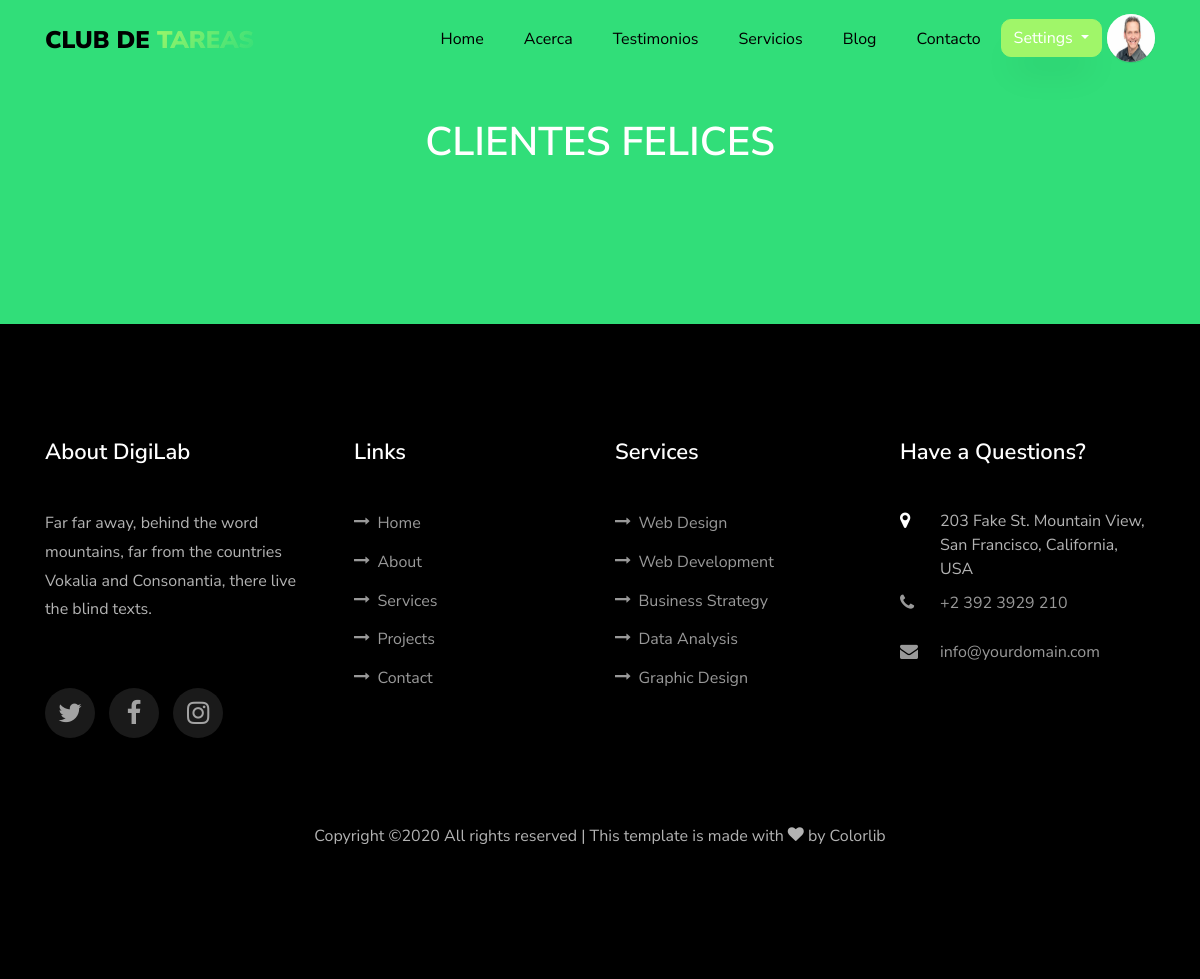
The app's page /testimony/ (signed in), older data.
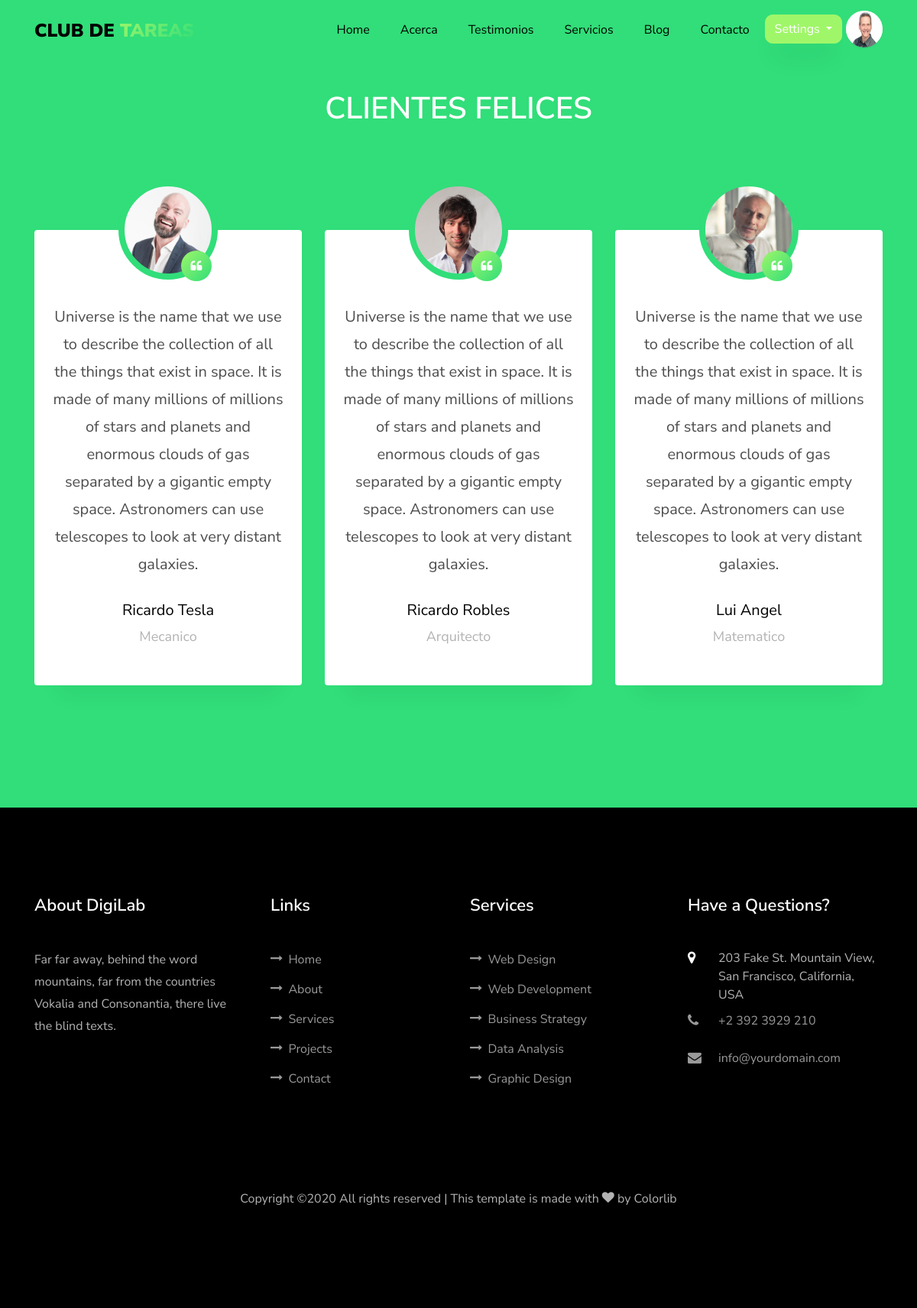
The same page, newer data.
### usuario/models.py (models this page shows, shortened)
class Usuario(AbstractBaseUser):
    imagen       =  models.ImageField(default='default.jpg',upload_to='profile_pics')
    email        =  models.EmailField(max_length=60,unique=True)
    username     =  models.CharField(max_length=30,unique=True)
    nombre       =  models.CharField(max_length=100)
    apellido     =  models.CharField(max_length=100)
    edad         =  models.IntegerField(blank=True, null=True)
    padecimientos = models.TextField(verbose_name="Alergias o padecimientos",blank=True,null=True)
    asistencia = models.CharField(verbose_name="Días de asistencia",max_length=100,blank=True,null=True)
    enfoque = models.CharField(verbose_name="Area en la que guste que se enfocará la atención",max_length=100,blank=True, null=True)
    nombre_madre =  models.CharField(verbose_name="Nombre de la Madre",max_length=100,blank=True, null=True)
    edad_madre =  models.IntegerField(verbose_name="Edad",blank=True, null=True)
    ocupacion_madre = models.CharField(verbose_name="Ocupación",max_length=100,blank=True,null=True)
    numero_madre   =  models.IntegerField(verbose_name="Número de contacto",blank=True,null=True)
    nombre_padre =  models.CharField(verbose_name="Nombre del Padre",max_length=100,blank=True, null=True)
    edad_padre =  models.IntegerField(verbose_name="Edad",blank=True, null=True)
    ocupacion_padre = models.CharField(verbose_name="Ocupación",max_length=100,blank=True, null=True)
    numero_padre    =  models.IntegerField(verbose_name="Número de contacto",blank=True,null=True)
    fecha_nacimiento = models.DateField(verbose_name="Fecha de nacimiento",blank=True, null=True)
    escuela      =  models.CharField(verbose_name="Nombre de la escuela",max_length=60,blank=True, null=True)
    domicilio    =  models.CharField(verbose_name="Domicilio",max_length=150,blank=True, null=True)
    NIVEL_STATUS = (
         ('k','Kinder'),
         ('p','Primaria'),
         ('s','Secundaria'),
         ('b','bachillerato'),
         ('u','universidad'))
    nivel_academico = models.CharField(max_length=1,choices=NIVEL_STATUS,blank=True,verbose_name='Nivel académico del alumno')
    date_joined  =  models.DateTimeField(verbose_name="Fecha de ingreso",auto_now_add=True)
    last_login   =  models.DateTimeField(verbose_name="Ultima fecha de Sesión",auto_now=True)
    is_admin     =  models.BooleanField(verbose_name="¿Es Administrador?",default=False)
    is_active    =  models.BooleanField(verbose_name="¿Esta Acivo?",default=True)
    is_staff     =  models.BooleanField(verbose_name="¿Es parte del Staff?",default=False)
    is_superuser =  models.BooleanField(verbose_name="¿Es Super Usuario?",default=False)
    USERNAME_FIELD  = "username"
    REQUIRED_FIELDS = ["nombre","apellido"]
    objects = MyUsuarioManager()

### blog/models.py (models this page shows, shortened)
class Testimonio(models.Model):
    imagen =  models.ImageField(default="default.jpg",upload_to='testimonios_pics')
    nombre = models.CharField(max_length=100)
    mensaje = models.TextField()
    profesion = models.CharField(max_length=100)

### blog/views.py (the view)
# urls.py: path('testimony/', views.testimony, name='testimony'),
def testimony(request):
    testimonios = Testimonio.objects.all()
    context = {
    "testimonios" : testimonios
    }
    return render(request,'blog/testimony.html',context)

### blog/templates/blog/testimony.html
{% extends 'app/base.html' %}
{% load static %}
{% block content %}
<section class="ftco-section testimony-section">
  <div class="container">
    <div class="row justify-content-center pb-3">
      <div class="col-md-7 text-center heading-section heading-section-white ftco-animate">
        <h2 class="mb-4">Clientes Felices</h2>
      </div>
    </div>
    <div class="row ftco-animate justify-content-center">
      <div class="col-md-12">
        <div class="carousel-testimony owl-carousel ftco-owl">
          {% if testimonios %}
            {% for testimonio in testimonios %}
              <div class="item">
                <div class="testimony-wrap text-center py-4 pb-5">
                  <div class="user-img" style="background-image: url({{ testimonio.imagen.url }})">
                    <span class="quote d-flex align-items-center justify-content-center">
                      <i class="icon-quote-left"></i>
                    </span>
                  </div>
                  <div class="text px-4 pb-5">
                    <p class="mb-4">{{ testimonio.mensaje }}</p>
                    <p class="name">{{ testimonio.nombre }}</p>
                    <span class="position">{{ testimonio.profesion }}</span>
                  </div>
                </div>
              </div>
            {% endfor %}
          {% endif %}
        </div>
      </div>
    </div>
  </div>
</section>
{% endblock content     %}

### app/templates/app/base.html (shortened to what this page needs)
{% load static %}
<!DOCTYPE html>
<html lang="en">
  <head>
    <link rel="stylesheet" href="https://stackpath.bootstrapcdn.com/font-awesome/4.7.0/css/font-awesome.min.css">
    <link rel="stylesheet" href="{% static 'app/css/open-iconic-bootstrap.min.css'%}">
    <link rel="stylesheet" href="{% static 'app/css/animate.css'%}">
    <link rel="stylesheet" href="{% static 'app/css/search.css'%}">
    <link rel="stylesheet" href="{% static 'app/css/owl.carousel.min.css'%}">
    <link rel="stylesheet" href="{% static 'app/css/owl.theme.default.min.css'%}">
    <link rel="stylesheet" href="{% static 'app/css/magnific-popup.css'%}">
    <link rel="stylesheet" href="{% static 'app/css/aos.css'%}">
    <link rel="stylesheet" href="{% static 'app/css/ionicons.min.css'%}">
    <link rel="stylesheet" href="{% static 'app/css/flaticon.css' %}">
    <link rel="stylesheet" href="{% static 'app/css/icomoon.css' %}">
    <link rel="stylesheet" href="{% static 'app/css/style.css' %}">
    <link rel="stylesheet" href="{% static 'app/css/fix.css' %}">
  </head>
  <body  data-target=".site-navbar-target" data-offset="300">
  <nav class="navbar navbar-expand-lg navbar-dark ftco_navbar bg-dark ftco-navbar-light site-navbar-target" id="ftco-navbar">
	    <div class="container">
	      <a class="navbar-brand" href="index.html">Club de <span>Tareas</span></a>
	      <div class="collapse navbar-collapse" id="ftco-nav">
	        <ul class="navbar-nav nav ml-auto">
	          <li class="nav-item"><a href="{% url 'blog:home' %}" class="nav-link"><span>Home</span></a></li>
	          <li class="nav-item"><a href="{% url 'app:about' %}"  class="nav-link"><span>Acerca</span></a></li>
	          <li class="nav-item"><a href="{% url 'blog:testimony' %}"  class="nav-link"><span>Testimonios</span></a></li>
	          <li class="nav-item"><a href="{% url 'app:services' %}" class="nav-link"><span>Servicios</span></a></li>
            <li class="nav-item"><a href="{% url 'blog:blog' %}" class="nav-link"><span>Blog</span></a></li>
          </ul>
          <ul class="nav navbar-nav navbar-right">
            <li class="nav-item"><a href="{% url 'blog:contact' %}" class="nav-link"><span>Contacto</span></a></li>
            {% if request.user.is_authenticated %}
            <div class="dropdown show" style="padding-top:5px;padding-right:5px">
                    <a style="border-radius: 10px 10px 10px 10px !important;
                             -moz-border-radius: 10px 10px 10px 10px;
                             -webkit-border-radius: 10px 10px 10px 10px;"
                      class="btn btn-secondary dropdown-toggle" href="#" role="button" id="dropdownMenuLink" data-toggle="dropdown" aria-haspopup="true" aria-expanded="false">
                      Settings
                    </a>
              </div>
              <li>
                <div class="inset">
                  <img src="{{ request.user.imagen.url }}">
                </div>
              </li>
            {% else %}
              <li class="nav-item"><a href="{% url 'app:login' %}"  class="nav-link"><span>Login</span></a></li>
            </ul>
          {% endif %}
	      </div>
	    </div>
	  </nav>
    {% block content %}{% endblock %}
    <footer class="ftco-footer ftco-section">
      <div class="container">
        <div class="row mb-5">
          <div class="col-md">
            <div class="ftco-footer-widget mb-4">
              <h2 class="ftco-heading-2">About DigiLab</h2>
              <p>Far far away, behind the word mountains, far from the countries Vokalia and Consonantia, there live the blind texts.</p>
              <ul class="ftco-footer-social list-unstyled float-md-left float-lft mt-5">
                <li class="ftco-animate"><a href="#"><span class="icon-twitter"></span></a></li>
                <li class="ftco-animate"><a href="#"><span class="icon-facebook"></span></a></li>
                <li class="ftco-animate"><a href="#"><span class="icon-instagram"></span></a></li>
              </ul>
            </div>
          </div>
          <div class="col-md">
            <div class="ftco-footer-widget mb-4 ml-md-4">
              <h2 class="ftco-heading-2">Links</h2>
              <ul class="list-unstyled">
                <li><a href="#"><span class="icon-long-arrow-right mr-2"></span>Home</a></li>
                <li><a href="#"><span class="icon-long-arrow-right mr-2"></span>About</a></li>
                <li><a href="#"><span class="icon-long-arrow-right mr-2"></span>Services</a></li>
                <li><a href="#"><span class="icon-long-arrow-right mr-2"></span>Projects</a></li>
                <li><a href="#"><span class="icon-long-arrow-right mr-2"></span>Contact</a></li>
              </ul>
            </div>
          </div>
          <div class="col-md">
             <div class="ftco-footer-widget mb-4">
              <h2 class="ftco-heading-2">Services</h2>
              <ul class="list-unstyled">
                <li><a href="#"><span class="icon-long-arrow-right mr-2"></span>Web Design</a></li>
                <li><a href="#"><span class="icon-long-arrow-right mr-2"></span>Web Development</a></li>
                <li><a href="#"><span class="icon-long-arrow-right mr-2"></span>Business Strategy</a></li>
                <li><a href="#"><span class="icon-long-arrow-right mr-2"></span>Data Analysis</a></li>
                <li><a href="#"><span class="icon-long-arrow-right mr-2"></span>Graphic Design</a></li>
              </ul>
            </div>
          </div>
          <div class="col-md">
            <div class="ftco-footer-widget mb-4">
            	<h2 class="ftco-heading-2">Have a Questions?</h2>
            	<div class="block-23 mb-3">
	              <ul>
	                <li><span class="icon icon-map-marker"></span><span class="text">203 Fake St. Mountain View, San Francisco, California, USA</span></li>
	                <li><a href="#"><span class="icon icon-phone"></span><span class="text">+2 392 3929 210</span></a></li>
	                <li><a href="#"><span class="icon icon-envelope"></span><span class="text">info@yourdomain.com</span></a></li>
	              </ul>
	            </div>
            </div>
          </div>
        </div>
        <div class="row">
          <div class="col-md-12 text-center">
            <p>
  Copyright &copy;<script>document.write(new Date().getFullYear());</script> All rights reserved | This template is made with <i class="icon-heart color-danger" aria-hidden="true"></i> by <a href="https://colorlib.com" target="_blank">Colorlib</a>
  </p>
          </div>
        </div>
      </div>
    </footer>
  </body>
</html>

### app/static/app/css/icomoon.css (style rules this page uses)
[class^="icon-"], [class*=" icon-"] { font-family: 'icomoon' !important; speak: none; font-style: normal; font-weight: normal; font-variant: normal; text-transform: none; line-height: 1; -webkit-font-smoothing: antialiased; -moz-osx-font-smoothing: grayscale; }
.icon-heart:before { content: "\f004"; }
.icon-map-marker:before { content: "\f041"; }
.icon-phone:before { content: "\f095"; }
.icon-envelope:before { content: "\f0e0"; }
.icon-quote-left:before { content: "\f10d"; }
.icon-long-arrow-right:before { content: "\f178"; }

### app/static/app/css/fix.css (style rules this page uses)
body { background:#e9ecf3; }
.inset { width: 48px; height: 48px; border-radius: 50%; box-shadow: inset 0 0 0 2px rgba(255,255,255,0.6), 0 1px 1px rgba(0,0,0,0.1); background-color: transparent !important; z-index: 999; }
.inset img { border-radius: inherit; width: inherit; height: inherit; display: block; position: relative; z-index: 998; }

Row changes from the older to the newer data that the page shows:
added Testimonio: imagen (picture), mensaje "Universe is the name that we use to describe the collection of all the things that exist in space. It is made of many millions of millions of stars and planets and enormous clouds of gas separated by a gigantic empty space. Astronomers can use telescopes to look at very distant galaxies.", nombre "Ricardo Robles", profesion "Arquitecto"
added Testimonio: imagen (picture), mensaje "Universe is the name that we use to describe the collection of all the things that exist in space. It is made of many millions of millions of stars and planets and enormous clouds of gas separated by a gigantic empty space. Astronomers can use telescopes to look at very distant galaxies.", nombre "Lui Angel", profesion "Matematico"
added Testimonio: imagen (picture), mensaje "Universe is the name that we use to describe the collection of all the things that exist in space. It is made of many millions of millions of stars and planets and enormous clouds of gas separated by a gigantic empty space. Astronomers can use telescopes to look at very distant galaxies.", nombre "Ricardo Tesla", profesion "Mecanico"
